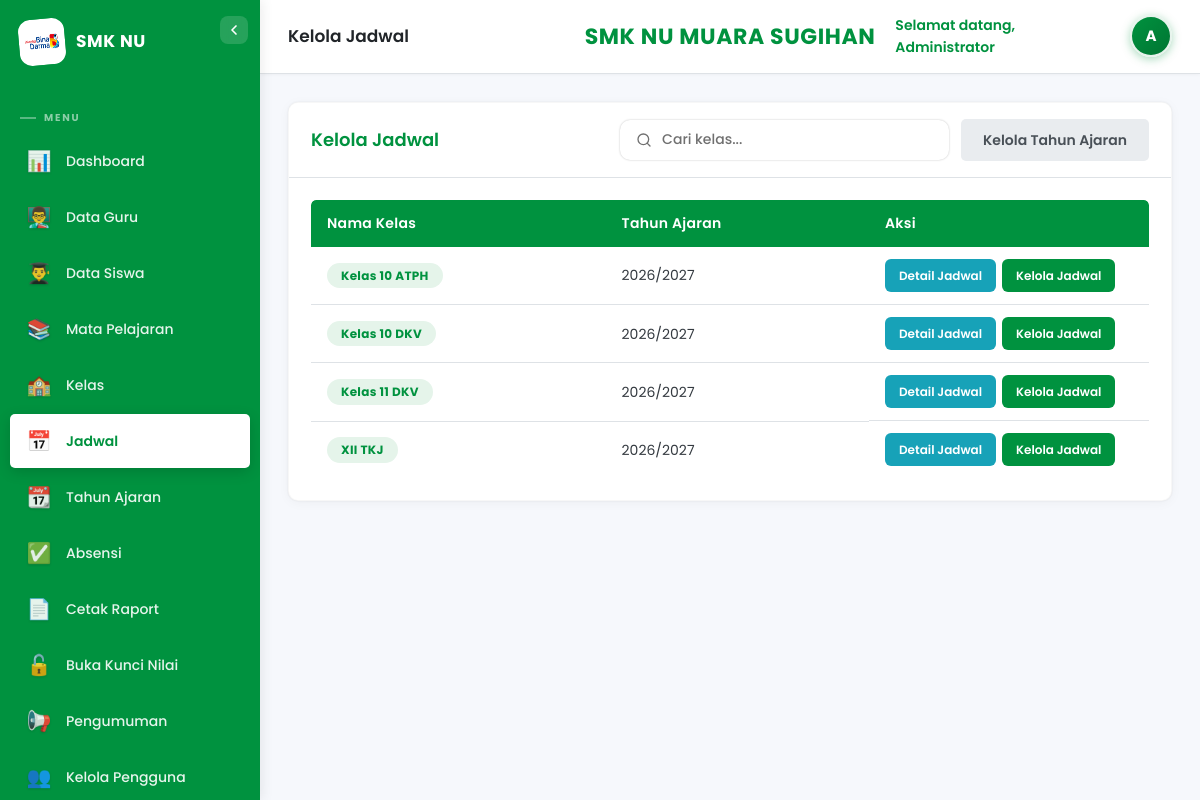
Page /public/index.php?page=jadwal (signed in) on the committed database.
### tables this page shows
CREATE TABLE `kelas` (
  `id` int NOT NULL,
  `kode_kelas` varchar(20) NOT NULL,
  `nama_kelas` varchar(50) NOT NULL,
  `wali_kelas_id` int DEFAULT NULL,
  `tahun_ajaran_id` int NOT NULL,
  `created_at` timestamp NOT NULL DEFAULT CURRENT_TIMESTAMP,
  `updated_at` timestamp NOT NULL DEFAULT CURRENT_TIMESTAMP ON UPDATE CURRENT_TIMESTAMP
);

CREATE TABLE `tahun_ajaran` (
  `id` int NOT NULL,
  `kode` varchar(20) NOT NULL,
  `tahun_ajaran` varchar(20) NOT NULL,
  `semester_aktif` enum('ganjil','genap') NOT NULL,
  `status` enum('aktif','nonaktif') DEFAULT 'nonaktif',
  `created_at` timestamp NOT NULL DEFAULT CURRENT_TIMESTAMP,
  `updated_at` timestamp NOT NULL DEFAULT CURRENT_TIMESTAMP ON UPDATE CURRENT_TIMESTAMP
);

### controllers/JadwalController.php (called while the page is built, shortened)
<?php
class JadwalController {
    public function index() {
        $db=getDB();
        $kelasList=$db->query("SELECT k.*,ta.tahun_ajaran FROM kelas k JOIN tahun_ajaran ta ON k.tahun_ajaran_id=ta.id ORDER BY k.nama_kelas")->fetchAll();
        require VIEW_PATH.'/admin/jadwal/index.php';
    }
}

### config/app.php (called while the page is built, shortened)
<?php
function base_url($path='') {
    $script = $_SERVER['SCRIPT_NAME'];
    $base = rtrim(dirname($script), '/');
    return $base.'/'.$path;
}

### views/admin/jadwal/index.php (the view, shortened to what this page needs)
<div class="card">
    <div class="card-header">
        <h3>Kelola Jadwal</h3>
        <div style="display:flex;gap:12px;align-items:center;">
            <?php if(!empty($kelasList)): ?>
            <div class="search-bar-figma" style="min-width:200px;">
                <svg class="search-icon" width="16" height="16" viewBox="0 0 24 24" fill="none" stroke="currentColor" stroke-width="2" stroke-linecap="round" stroke-linejoin="round"><circle cx="11" cy="11" r="8"/><path d="m21 21-4.35-4.35"/></svg>
                <input type="text" placeholder="Cari kelas..." oninput="filterTableRows('jadwalKelasTable', this.value)">
            </div>
            <?php endif; ?>
            <a href="<?= base_url('index.php?page=tahun_ajaran') ?>" class="btn btn-secondary">Kelola Tahun Ajaran</a>
        </div>
    </div>
    <div class="card-body">
        <?php if(empty($kelasList)): ?>
            <p class="empty-state">Belum ada kelas. Buat tahun ajaran dan kelas terlebih dahulu sebelum membuat jadwal.</p>
        <?php else: ?>
        <div class="table-responsive"><table class="table" id="jadwalKelasTable"><thead><tr><th>Nama Kelas</th><th>Tahun Ajaran</th><th style="width:280px;">Aksi</th></tr></thead><tbody>
            <?php foreach($kelasList as $k): ?>
            <tr>
                <td><span class="role-badge"><?= htmlspecialchars($k['nama_kelas']) ?></span></td>
                <td><?= htmlspecialchars($k['tahun_ajaran']) ?></td>
                <td class="actions">
                    <a href="<?= base_url('index.php?page=jadwal&action=detail&id='.$k['id']) ?>" class="btn btn-sm btn-info">Detail Jadwal</a>
                    <a href="<?= base_url('index.php?page=jadwal&action=create&kelas_id='.$k['id']) ?>" class="btn btn-sm btn-success">Kelola Jadwal</a>
                </td>
            </tr>
            <?php endforeach; ?>
        </tbody></table></div>
        <?php endif; ?>
    </div>
</div>
<?php $content=ob_get_clean(); require VIEW_PATH.'/layouts/admin.php'; ?>

### public/css/style.css (style rules this page uses)
:root { --primary: #00923F; --primary-dark: #007532; --primary-hover: #00A548; --primary-light: #E5F4EA; --primary-soft: #F0FAF3; --primary-rgb: 0, 146, 63; --bg-app: #F6F8FC; --text-secondary-dark: #54595E; --text-medium: #4F4F4F; --stroke-light: #DEE2E6; --danger: #DC3545; --warning: #FFC107; --info: #17A2B8; --success: #00923F; --gray-50: #F8F9FA; --gray-100: #F1F3F5; --gray-200: #E9ECEF; --gray-300: #DEE2E6; --gray-400: #ADB5BD; --gray-500: #707070; --gray-600: #495057; --gray-700: #343A40; --gray-800: #212529; --white: #FFFFFF; --shadow: 0 0 4px rgba(0,0,0,0.06), 0 2px 12px rgba(0,0,0,0.04); --shadow-lg: 0 8px 30px rgba(0,0,0,0.1); --shadow-hover: 0 6px 22px rgba(0,0,0,0.10); --shadow-figma: 0 0 2px rgba(0,0,0,0.25); --radius: 10px; --radius-sm: 5px; --radius-lg: 12px; --sidebar-width: 260px; --header-h: 72px; --transition: all 0.28s cubic-bezier(0.4, 0, 0.2, 1); --transition-fast: all 0.18s cubic-bezier(0.4, 0, 0.2, 1); }
* { margin:0; padding:0; box-sizing:border-box; }
body { font-family:'Poppins','Inter',system-ui,-apple-system,sans-serif; background:var(--bg-app); color:var(--gray-700); line-height:1.6; overflow-x:hidden; -webkit-font-smoothing:antialiased; -moz-osx-font-smoothing:grayscale; }
a { text-decoration:none; color:inherit; }
.btn { display:inline-flex; align-items:center; justify-content:center; padding:10px 22px; border:none; border-radius:var(--radius-sm); font-size:14px; font-weight:600; font-family:inherit; cursor:pointer; transition:var(--transition); text-decoration:none; white-space:nowrap; position:relative; overflow:hidden; }
.btn::after { content:''; position:absolute; width:100%; height:100%; top:0; left:0; background:radial-gradient(circle,rgba(255,255,255,0.3) 10%,transparent 10.01%); transform:scale(10,10); opacity:0; transition:transform .4s, opacity .8s; pointer-events:none; }
.btn-secondary { background:var(--gray-200); color:var(--gray-600); }
.btn-success { background:var(--success); color:var(--white); }
.btn-info { background:var(--info); color:var(--white); }
.btn-sm { padding:7px 14px; font-size:12px; border-radius:6px; }
.content-area > * { animation:fadeIn 0.4s ease-out; }
.card { background:var(--white); border-radius:var(--radius); box-shadow:0 0 2px rgba(0,0,0,.08), 0 2px 12px rgba(0,0,0,0.04); overflow:hidden; margin-bottom:22px; transition:var(--transition); border:1px solid rgba(0,0,0,0.03); }
.card-header { display:flex; justify-content:space-between; align-items:center; padding:16px 22px; border-bottom:1px solid var(--stroke-light); background:var(--white); }
.card-header h3 { font-size:18px; color:var(--primary); font-weight:600; font-family:'Poppins',sans-serif; }
.card-body { padding:22px; }
.search-bar-figma { display:flex; align-items:center; gap:10px; background:var(--white); padding:10px 16px; border-radius:var(--radius); box-shadow:0 0 2px rgba(0,0,0,.25); min-width:207px; height:40px; transition:var(--transition); }
.search-bar-figma input { border:none; outline:none; flex:1; font-size:14px; font-family:'Poppins',sans-serif; color:var(--gray-800); background:transparent; }
.search-bar-figma input::placeholder { color:var(--gray-500); font-weight:500; }
.search-bar-figma .search-icon { color:var(--gray-500); flex-shrink:0; transition:var(--transition); }
.table-responsive { overflow-x:auto; border-radius:var(--radius-sm); }
.table { width:100%; border-collapse:collapse; font-size:14px; font-family:'Poppins',sans-serif; }
.table th { background:var(--primary); color:var(--white); padding:12px 16px; text-align:left; font-weight:600; font-size:14px; white-space:nowrap; letter-spacing:0.3px; }
.table th:first-child { border-radius:var(--radius-sm) 0 0 0; }
.table th:last-child { border-radius:0 var(--radius-sm) 0 0; }
.table td { padding:12px 16px; border-bottom:1px solid var(--stroke-light); vertical-align:middle; transition:var(--transition-fast); color:var(--gray-700); }
.table tr { transition:var(--transition-fast); }
.table tbody tr:last-child td { border-bottom:none; }
.actions { display:flex; gap:6px; flex-wrap:wrap; }
.role-badge { display:inline-block; background:var(--primary-light); color:var(--primary); padding:3px 14px; border-radius:20px; font-size:12px; font-weight:700; letter-spacing:0.3px; }

### rows in the picture
kelas: nama_kelas "Kelas 10 ATPH", tahun_ajaran.tahun_ajaran "2026/2027"
kelas: nama_kelas "Kelas 10 DKV", tahun_ajaran.tahun_ajaran "2026/2027"
kelas: nama_kelas "Kelas 11 DKV", tahun_ajaran.tahun_ajaran "2026/2027"
kelas: nama_kelas "XII TKJ", tahun_ajaran.tahun_ajaran "2026/2027"

### other values in the picture
$pageTitle "Kelola Jadwal"
Auth::user('nama') "Administrator"
substr(Auth::user('nama'),0,1) "A"
